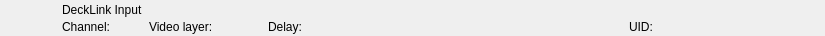
<?xml version="1.0" encoding="UTF-8"?>
<ui version="4.0">
 <class>RundownDeckLinkInputWidget</class>
 <widget class="QWidget" name="RundownDeckLinkInputWidget">
  <property name="geometry">
   <rect>
    <x>0</x>
    <y>0</y>
    <width>825</width>
    <height>36</height>
   </rect>
  </property>
  <property name="styleSheet">
   <string notr="true"/>
  </property>
  <layout class="QHBoxLayout" name="horizontalLayout">
   <property name="spacing">
    <number>0</number>
   </property>
   <property name="margin">
    <number>0</number>
   </property>
   <item>
    <widget class="QFrame" name="frameItem">
     <property name="sizePolicy">
      <sizepolicy hsizetype="Preferred" vsizetype="Fixed">
       <horstretch>0</horstretch>
       <verstretch>0</verstretch>
      </sizepolicy>
     </property>
     <property name="minimumSize">
      <size>
       <width>0</width>
       <height>36</height>
      </size>
     </property>
     <widget class="QLabel" name="labelIcon">
      <property name="geometry">
       <rect>
        <x>22</x>
        <y>2</y>
        <width>32</width>
        <height>32</height>
       </rect>
      </property>
      <property name="text">
       <string/>
      </property>
      <property name="pixmap">
       <pixmap resource="../Widgets.qrc">:/Graphics/Images/DeckLinkProducer.png</pixmap>
      </property>
      <property name="scaledContents">
       <bool>true</bool>
      </property>
     </widget>
     <widget class="QLabel" name="labelLabel">
      <property name="geometry">
       <rect>
        <x>62</x>
        <y>2</y>
        <width>533</width>
        <height>16</height>
       </rect>
      </property>
      <property name="text">
       <string>DeckLink Input</string>
      </property>
     </widget>
     <widget class="QLabel" name="labelChannel">
      <property name="geometry">
       <rect>
        <x>62</x>
        <y>19</y>
        <width>78</width>
        <height>16</height>
       </rect>
      </property>
      <property name="text">
       <string>Channel:</string>
      </property>
     </widget>
     <widget class="QLabel" name="labelVideolayer">
      <property name="geometry">
       <rect>
        <x>149</x>
        <y>19</y>
        <width>110</width>
        <height>16</height>
       </rect>
      </property>
      <property name="text">
       <string>Video layer:</string>
      </property>
     </widget>
     <widget class="QLabel" name="labelColor">
      <property name="geometry">
       <rect>
        <x>0</x>
        <y>0</y>
        <width>18</width>
        <height>36</height>
       </rect>
      </property>
      <property name="text">
       <string/>
      </property>
     </widget>
     <widget class="QLabel" name="labelGroupColor">
      <property name="geometry">
       <rect>
        <x>0</x>
        <y>0</y>
        <width>6</width>
        <height>36</height>
       </rect>
      </property>
      <property name="text">
       <string/>
      </property>
     </widget>
     <widget class="QLabel" name="labelDevice">
      <property name="geometry">
       <rect>
        <x>360</x>
        <y>19</y>
        <width>260</width>
        <height>16</height>
       </rect>
      </property>
      <property name="text">
       <string></string>
      </property>
     </widget>
     <widget class="QLabel" name="labelDelay">
      <property name="geometry">
       <rect>
        <x>268</x>
        <y>19</y>
        <width>83</width>
        <height>16</height>
       </rect>
      </property>
      <property name="text">
       <string>Delay:</string>
      </property>
     </widget>
     <widget class="QLabel" name="labelRemoteTriggerId">
      <property name="geometry">
       <rect>
        <x>629</x>
        <y>19</y>
        <width>111</width>
        <height>16</height>
       </rect>
      </property>
      <property name="text">
       <string>UID:</string>
      </property>
     </widget>
    </widget>
   </item>
   <item>
    <widget class="QFrame" name="frameStatus">
     <property name="minimumSize">
      <size>
       <width>77</width>
       <height>0</height>
      </size>
     </property>
     <property name="maximumSize">
      <size>
       <width>77</width>
       <height>16777215</height>
      </size>
     </property>
     <widget class="QLabel" name="labelGpiConnected">
      <property name="geometry">
       <rect>
        <x>1</x>
        <y>2</y>
        <width>32</width>
        <height>32</height>
       </rect>
      </property>
      <property name="minimumSize">
       <size>
        <width>32</width>
        <height>32</height>
       </size>
      </property>
      <property name="maximumSize">
       <size>
        <width>32</width>
        <height>32</height>
       </size>
      </property>
      <property name="lineWidth">
       <number>0</number>
      </property>
      <property name="text">
       <string/>
      </property>
      <property name="pixmap">
       <pixmap resource="../Widgets.qrc">:/Graphics/Images/GpiConnected.png</pixmap>
      </property>
      <property name="scaledContents">
       <bool>true</bool>
      </property>
     </widget>
     <widget class="QLabel" name="labelDisconnected">
      <property name="geometry">
       <rect>
        <x>32</x>
        <y>2</y>
        <width>32</width>
        <height>32</height>
       </rect>
      </property>
      <property name="minimumSize">
       <size>
        <width>32</width>
        <height>32</height>
       </size>
      </property>
      <property name="maximumSize">
       <size>
        <width>32</width>
        <height>32</height>
       </size>
      </property>
      <property name="text">
       <string/>
      </property>
      <property name="pixmap">
       <pixmap resource="../Widgets.qrc">:/Graphics/Images/Disconnected.png</pixmap>
      </property>
      <property name="scaledContents">
       <bool>true</bool>
      </property>
     </widget>
     <widget class="QLabel" name="labelActiveColor">
      <property name="geometry">
       <rect>
        <x>69</x>
        <y>0</y>
        <width>8</width>
        <height>36</height>
       </rect>
      </property>
      <property name="minimumSize">
       <size>
        <width>8</width>
        <height>36</height>
       </size>
      </property>
      <property name="maximumSize">
       <size>
        <width>8</width>
        <height>36</height>
       </size>
      </property>
      <property name="text">
       <string/>
      </property>
     </widget>
    </widget>
   </item>
  </layout>
 </widget>
 <resources>
  <include location="../Widgets.qrc"/>
 </resources>
 <connections/>
 <slots>
  <slot>addToCombo()</slot>
 </slots>
</ui>
